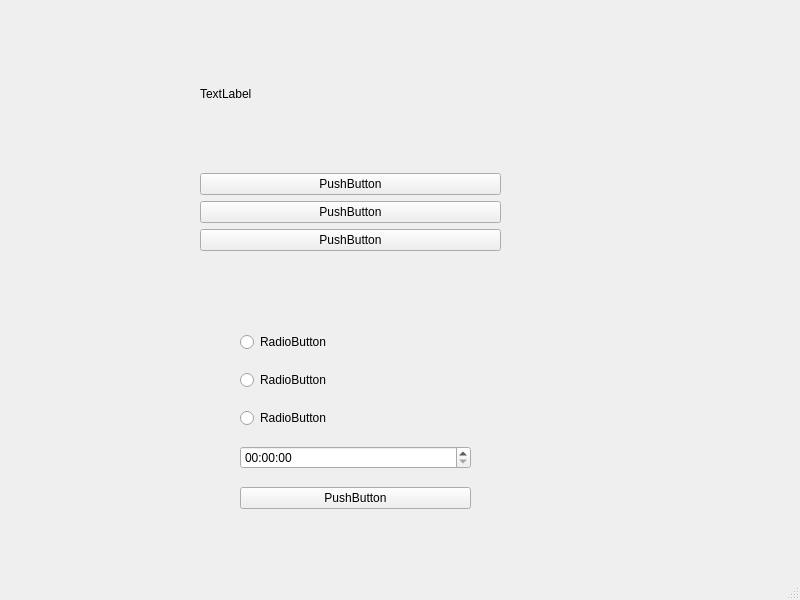
<?xml version="1.0" encoding="UTF-8"?>
<ui version="4.0">
 <class>MainWindow</class>
 <widget class="QMainWindow" name="MainWindow">
  <property name="geometry">
   <rect>
    <x>0</x>
    <y>0</y>
    <width>800</width>
    <height>600</height>
   </rect>
  </property>
  <property name="windowTitle">
   <string>MainWindow</string>
  </property>
  <widget class="QWidget" name="centralwidget">
   <widget class="QWidget" name="verticalLayoutWidget">
    <property name="geometry">
     <rect>
      <x>200</x>
      <y>20</y>
      <width>301</width>
      <height>231</height>
     </rect>
    </property>
    <layout class="QVBoxLayout" name="verticalLayout">
     <item>
      <widget class="QLabel" name="label">
       <property name="text">
        <string>TextLabel</string>
       </property>
      </widget>
     </item>
     <item>
      <widget class="QPushButton" name="pushButton_2">
       <property name="text">
        <string>PushButton</string>
       </property>
      </widget>
     </item>
     <item>
      <widget class="QPushButton" name="pushButton_3">
       <property name="text">
        <string>PushButton</string>
       </property>
      </widget>
     </item>
     <item>
      <widget class="QPushButton" name="pushButton">
       <property name="text">
        <string>PushButton</string>
       </property>
      </widget>
     </item>
    </layout>
   </widget>
   <widget class="QWidget" name="verticalLayoutWidget_2">
    <property name="geometry">
     <rect>
      <x>240</x>
      <y>320</y>
      <width>231</width>
      <height>201</height>
     </rect>
    </property>
    <layout class="QVBoxLayout" name="verticalLayout_2">
     <item>
      <widget class="QRadioButton" name="radioButton_3">
       <property name="text">
        <string>RadioButton</string>
       </property>
      </widget>
     </item>
     <item>
      <widget class="QRadioButton" name="radioButton_2">
       <property name="text">
        <string>RadioButton</string>
       </property>
      </widget>
     </item>
     <item>
      <widget class="QRadioButton" name="radioButton">
       <property name="text">
        <string>RadioButton</string>
       </property>
      </widget>
     </item>
     <item>
      <widget class="QTimeEdit" name="timeEdit"/>
     </item>
     <item>
      <widget class="QPushButton" name="pushButton_4">
       <property name="text">
        <string>PushButton</string>
       </property>
      </widget>
     </item>
    </layout>
   </widget>
  </widget>
  <widget class="QMenuBar" name="menubar">
   <property name="geometry">
    <rect>
     <x>0</x>
     <y>0</y>
     <width>800</width>
     <height>23</height>
    </rect>
   </property>
  </widget>
  <widget class="QStatusBar" name="statusbar"/>
 </widget>
 <resources/>
 <connections/>
</ui>
